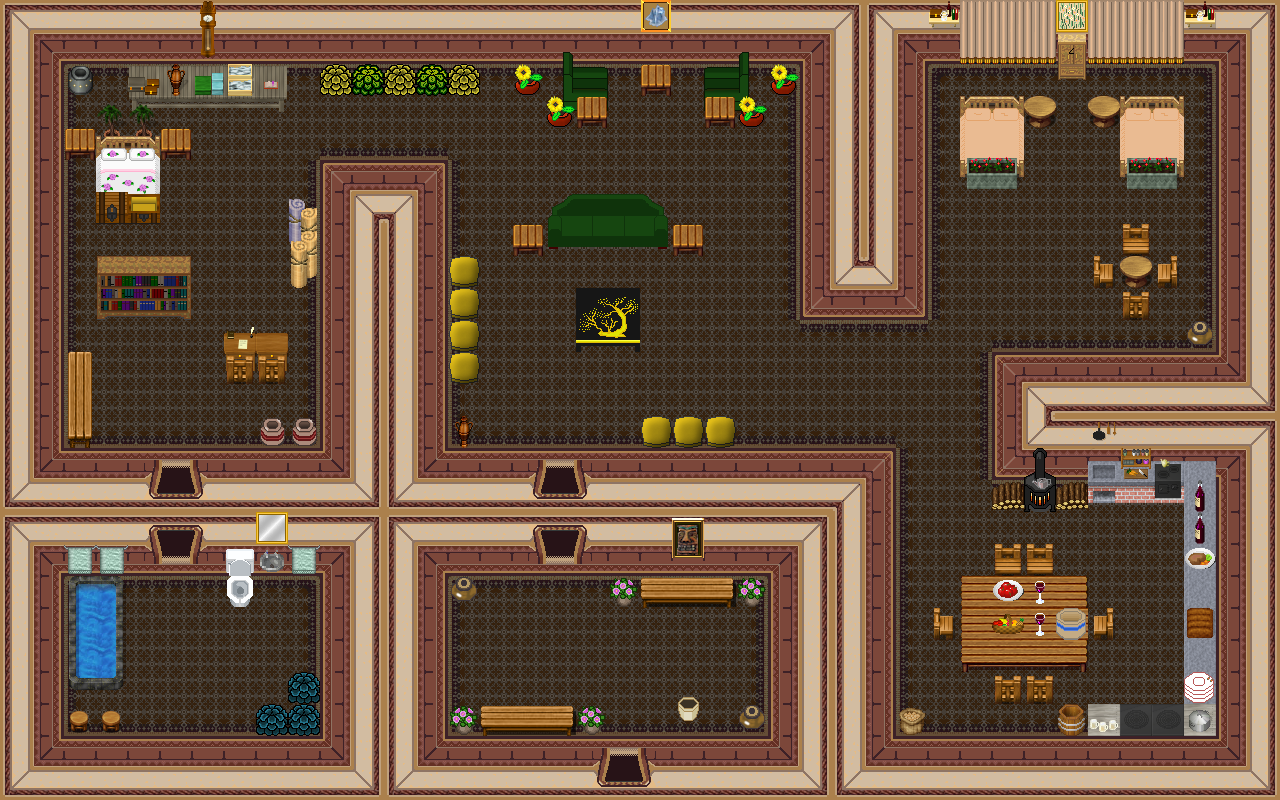

Below is a game level as drawn by its tile map, then a one-line description and the .tmx that defines it (tile-layer data replaced by summaries):
An orthogonal 40x25 tile map with 32x32 px tiles, 5 tile layers (0_floor, 1_terrain, 2_object, 3_roof, ...), 3 hidden layers not drawn, 58 tilesets.

<map version="1.0" tiledversion="1.1.3" orientation="orthogonal" renderorder="right-down" width="40" height="25" tilewidth="32" tileheight="32" infinite="0" nextobjectid="1">
 <tileset firstgid="1" name="wall red" tilewidth="32" tileheight="32" tilecount="16" columns="4">
  <image source="../../tileset/building/wall/int_wall_dark_red.png" width="128" height="128" />
 </tileset>
 <tileset firstgid="17" name="int red wall" tilewidth="32" tileheight="32" tilecount="16" columns="4">
  <image source="../../tileset/building/wall/int_wall_dark_red_corners.png" width="128" height="128" />
 </tileset>
 <tileset firstgid="33" name="int red wall corners" tilewidth="32" tileheight="32" tilecount="8" columns="2">
  <image source="../../tileset/building/wall/int_wall_dark_red_corners_2.png" width="64" height="128" />
 </tileset>
 <tileset firstgid="41" name="dark red ns" tilewidth="32" tileheight="32" tilecount="12" columns="3">
  <image source="../../tileset/building/entrance/dark_red_ns.png" width="96" height="128" />
 </tileset>
 <tileset firstgid="53" name="chest" tilewidth="32" tileheight="32" tilecount="2" columns="1">
  <image source="../../tileset/item/chest/small.png" width="32" height="64" />
 </tileset>
 <tileset firstgid="55" name="red wine" tilewidth="32" tileheight="32" tilecount="4" columns="2">
  <image source="../../tileset/item/drink/red_wine.png" width="64" height="64" />
 </tileset>
 <tileset firstgid="59" name="food fruit basket" tilewidth="32" tileheight="32" tilecount="1" columns="1">
  <image source="../../tileset/item/food/fruit_basket.png" width="32" height="32" />
 </tileset>
 <tileset firstgid="60" name="food meals 1" tilewidth="32" tileheight="32" tilecount="2" columns="2">
  <image source="../../tileset/item/food/meals_1.png" width="64" height="32" />
 </tileset>
 <tileset firstgid="62" name="pot burgundy" tilewidth="32" tileheight="32" tilecount="1" columns="1">
  <image source="../../tileset/item/pot/pot_burgundy.png" width="32" height="32" />
 </tileset>
 <tileset firstgid="63" name="pot grey" tilewidth="32" tileheight="32" tilecount="1" columns="1">
  <image source="../../tileset/item/pot/pot_grey.png" width="32" height="32" />
 </tileset>
 <tileset firstgid="64" name="pot on stone" tilewidth="32" tileheight="32" tilecount="1" columns="1">
  <image source="../../tileset/item/pot/pot_on_stone.png" width="32" height="32" />
 </tileset>
 <tileset firstgid="65" name="sofa green" tilewidth="32" tileheight="32" tilecount="6" columns="3">
  <image source="../../tileset/furniture/chair/sofa.png" width="96" height="64" />
 </tileset>
 <tileset firstgid="71" name="dishes" tilewidth="32" tileheight="32" tilecount="6" columns="2">
  <image source="../../tileset/furniture/crockery/dishes.png" width="64" height="96" />
 </tileset>
 <tileset firstgid="77" name="bench ns" tilewidth="32" tileheight="32" tilecount="3" columns="1">
  <image source="../../tileset/furniture/table/long_front_on.png" width="32" height="96" />
 </tileset>
 <tileset firstgid="80" name="shelfs" tilewidth="32" tileheight="32" tilecount="12" columns="3">
  <image source="../../tileset/furniture/shelve/pale_book_bottle_shelf.png" width="96" height="128" />
 </tileset>
 <tileset firstgid="92" name="sink" tilewidth="32" tileheight="32" tilecount="6" columns="2">
  <image source="../../tileset/furniture/sink/dark_front_on.png" width="64" height="96" />
 </tileset>
 <tileset firstgid="98" name="table wooden rectangular" tilewidth="32" tileheight="32" tilecount="9" columns="3">
  <image source="../../tileset/furniture/table/wooden_rectangular.png" width="96" height="96" />
 </tileset>
 <tileset firstgid="107" name="table with hob pale" tilewidth="32" tileheight="32" tilecount="3" columns="3">
  <image source="../../tileset/furniture/table/table_with_hob_pale.png" width="96" height="32" />
 </tileset>
 <tileset firstgid="110" name="flower vase" tilewidth="32" tileheight="32" tilecount="3" columns="3">
  <image source="../../tileset/plant/indoor/flower_vase.png" width="96" height="32" />
 </tileset>
 <tileset firstgid="113" name="flowering plant" tilewidth="32" tileheight="32" tilecount="2" columns="2">
  <image source="../../tileset/plant/indoor/flowering_plant.png" width="64" height="32" />
 </tileset>
 <tileset firstgid="115" name="bench" tilewidth="32" tileheight="32" tilecount="3" columns="3">
  <image source="../../tileset/furniture/table/bench.png" width="96" height="32" />
 </tileset>
 <tileset firstgid="118" name="logic/collision" tilewidth="32" tileheight="32" tilecount="1" columns="1">
  <image source="../../tileset/logic/collision.png" width="32" height="32" />
 </tileset>
 <tileset firstgid="119" name="hosta" tilewidth="32" tileheight="32" tilecount="9" columns="3">
  <image source="../../tileset/plant/bush/hosta.png" width="96" height="96" />
 </tileset>
 <tileset firstgid="128" name="towels" tilewidth="32" tileheight="32" tilecount="6" columns="6">
  <image source="../../tileset/item/textile/towels.png" width="192" height="32" />
 </tileset>
 <tileset firstgid="134" name="warmer" tilewidth="32" tileheight="32" tilecount="2" columns="1">
  <image source="../../tileset/furniture/kitchen/warmer.png" width="32" height="64" />
 </tileset>
 <tileset firstgid="136" name="barrel" tilewidth="32" tileheight="32" tilecount="2" columns="1">
  <image source="../../tileset/item/pot/barrel.png" width="32" height="64" />
 </tileset>
 <tileset firstgid="138" name="table wooden" tilewidth="32" tileheight="32" tilecount="1" columns="1">
  <image source="../../tileset/furniture/table/wooden.png" width="32" height="32" />
 </tileset>
 <tileset firstgid="139" name="chair wooden" tilewidth="32" tileheight="32" tilecount="5" columns="5">
  <image source="../../tileset/furniture/chair/wooden.png" width="160" height="32" />
 </tileset>
 <tileset firstgid="144" name="pictures small 2" tilewidth="32" tileheight="32" tilecount="4" columns="2">
  <image source="../../tileset/furniture/picture/small_2.png" width="64" height="64" />
 </tileset>
 <tileset firstgid="148" name="pillow yellow" tilewidth="32" tileheight="32" tilecount="1" columns="1">
  <image source="../../tileset/furniture/bed/pillow_yellow.png" width="32" height="32" />
 </tileset>
 <tileset firstgid="149" name="table oriental" tilewidth="32" tileheight="32" tilecount="4" columns="2">
  <image source="../../tileset/furniture/table/oriental_table.png" width="64" height="64" />
 </tileset>
 <tileset firstgid="153" name="shelfs 3" tilewidth="32" tileheight="32" tilecount="6" columns="3">
  <image source="../../tileset/furniture/shelve/bright_bookshelf_and_cupboard.png" width="96" height="64" />
 </tileset>
 <tileset firstgid="159" name="armchair green" tilewidth="32" tileheight="32" tilecount="12" columns="4">
  <image source="../../tileset/furniture/chair/armchair.png" width="128" height="96" />
 </tileset>
 <tileset firstgid="171" name="oil paintings" tilewidth="32" tileheight="32" tilecount="16" columns="4">
  <image source="../../tileset/furniture/picture/oil_paintings.png" width="128" height="128" />
 </tileset>
 <tileset firstgid="187" name="brown rug 3" tilewidth="32" tileheight="32" tilecount="9" columns="3">
  <image source="../../tileset/furniture/carpet/brown_rug3.png" width="96" height="96" />
 </tileset>
 <tileset firstgid="196" name="bathroom basin" tilewidth="32" tileheight="32" tilecount="3" columns="3">
  <image source="../../tileset/furniture/bathroom/basin.png" width="96" height="32" />
 </tileset>
 <tileset firstgid="199" name="bathroom toilet" tilewidth="32" tileheight="32" tilecount="6" columns="3">
  <image source="../../tileset/furniture/bathroom/toilet.png" width="96" height="64" />
 </tileset>
 <tileset firstgid="205" name="bottles and cups" tilewidth="32" tileheight="32" tilecount="16" columns="4">
  <image source="../../tileset/item/drink/bottles_and_cups.png" width="128" height="128" />
 </tileset>
 <tileset firstgid="221" name="bread" tilewidth="32" tileheight="32" tilecount="4" columns="4">
  <image source="../../tileset/item/food/bread.png" width="128" height="32" />
 </tileset>
 <tileset firstgid="225" name="blankets" tilewidth="32" tileheight="32" tilecount="12" columns="3">
  <image source="../../tileset/item/textile/blankets.png" width="96" height="128" />
 </tileset>
 <tileset firstgid="237" name="books" tilewidth="32" tileheight="32" tilecount="4" columns="2">
  <image source="../../tileset/item/documents/books.png" width="64" height="64" />
 </tileset>
 <tileset firstgid="241" name="boxes" tilewidth="32" tileheight="32" tilecount="4" columns="2">
  <image source="../../tileset/item/boxes.png" width="64" height="64" />
 </tileset>
 <tileset firstgid="245" name="table gray plain" tilewidth="32" tileheight="32" tilecount="9" columns="3">
  <image source="../../tileset/furniture/table/grey_plain.png" width="96" height="96" />
 </tileset>
 <tileset firstgid="254" name="desk" tilewidth="32" tileheight="32" tilecount="4" columns="2">
  <image source="../../tileset/furniture/table/desk.png" width="64" height="64" />
 </tileset>
 <tileset firstgid="258" name="kitchen cabnets" tilewidth="32" tileheight="32" tilecount="44" columns="4">
  <image source="../../tileset/furniture/kitchen/cabinets.png" width="128" height="352" />
 </tileset>
 <tileset firstgid="302" name="household items" tilewidth="32" tileheight="32" tilecount="16" columns="4">
  <image source="../../tileset/item/household/food_preparation.png" width="128" height="128" />
 </tileset>
 <tileset firstgid="318" name="planted container" tilewidth="32" tileheight="32" tilecount="16" columns="4">
  <image source="../../tileset/plant/flower/planted_containers.png" width="128" height="128" />
 </tileset>
 <tileset firstgid="334" name="peach drapes" tilewidth="32" tileheight="32" tilecount="9" columns="3">
  <image source="../../tileset/furniture/curtain/peach_drapes.png" width="96" height="96" />
 </tileset>
 <tileset firstgid="343" name="square" tilewidth="32" tileheight="32" tilecount="1" columns="1">
  <image source="../../tileset/furniture/table/square.png" width="32" height="32" />
 </tileset>
 <tileset firstgid="344" name="dark red detail ns" tilewidth="32" tileheight="32" tilecount="12" columns="3">
  <image source="../../tileset/building/entrance/dark_red_ns_detail.png" width="96" height="128" />
 </tileset>
 <tileset firstgid="356" name="items" tilewidth="32" tileheight="32" tilecount="4" columns="2">
  <image source="../../tileset/item/household/food_preparation_2.png" width="64" height="64" />
 </tileset>
 <tileset firstgid="360" name="items2" tilewidth="32" tileheight="32" tilecount="4" columns="2">
  <image source="../../tileset/item/drink/casks.png" width="64" height="64" />
 </tileset>
 <tileset firstgid="364" name="wooden clock" tilewidth="32" tileheight="32" tilecount="6" columns="1">
  <image source="../../tileset/furniture/clock/wooden_clock.png" width="32" height="192" />
 </tileset>
 <tileset firstgid="370" name="logic/item/sheepfood" tilewidth="32" tileheight="32" tilecount="1" columns="1">
  <image source="../../tileset/logic/item/sheepfood.png" width="32" height="32" />
 </tileset>
 <tileset firstgid="371" name="mtpot" tilewidth="32" tileheight="32" tilecount="3" columns="1">
  <image source="../../tileset/item/pot/empty_pot.png" width="32" height="96" />
 </tileset>
 <tileset firstgid="374" name="double_pink_roses" tilewidth="32" tileheight="32" tilecount="18" columns="6">
  <image source="../../tileset/furniture/bed/double_pink_roses.png" width="192" height="96" />
 </tileset>
 <tileset firstgid="392" name="double_peach" tilewidth="32" tileheight="32" tilecount="8" columns="2">
  <image source="../../tileset/furniture/bed/double_peach.png" width="64" height="128" />
 </tileset>
 <tileset firstgid="400" name="item/firewood" tilewidth="32" tileheight="32" tilecount="12" columns="3">
  <image source="../../tileset/item/firewood.png" width="96" height="128" />
 </tileset>
 <layer name="0_floor" width="40" height="25">
  <data>[1000 cells, 1000 non-empty, 9 distinct tile ids]</data>
 </layer>
 <layer name="1_terrain" width="40" height="25">
  <data>[1000 cells, 623 non-empty, 110 distinct tile ids]</data>
 </layer>
 <layer name="2_object" width="40" height="25">
  <data>[1000 cells, 94 non-empty, 59 distinct tile ids]</data>
 </layer>
 <layer name="3_roof" width="40" height="25">
  <data>[1000 cells, 39 non-empty, 26 distinct tile ids]</data>
 </layer>
 <layer name="4_roof_add" width="40" height="25">
  <data>[1000 cells, 4 non-empty, 2 distinct tile ids]</data>
 </layer>
 <layer name="objects" width="40" height="25" visible="0">
  <data>[1000 cells, 2 non-empty, 1 distinct tile ids]</data>
 </layer>
 <layer name="collision" width="40" height="25" visible="0" opacity="0.35">
  <data>[1000 cells, 597 non-empty, 1 distinct tile ids]</data>
 </layer>
 <layer name="protection" width="40" height="25" visible="0">
  <data>[1000 cells, 0 non-empty, 0 distinct tile ids]</data>
 </layer>
</map>
